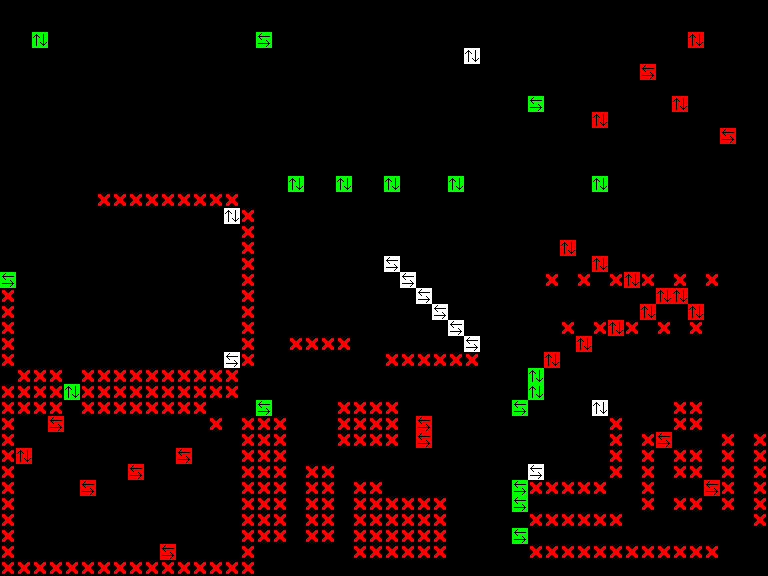

Below is a game level as drawn by its tile map, then a one-line description and the .tmx file that defines it, in full:
An orthogonal 48x36 tile map with 16x16 px tiles, 1 tile layer (Tile Layer 1).

<map version="1.0" tiledversion="1.0.3" orientation="orthogonal" renderorder="right-down" width="48" height="36" tilewidth="16" tileheight="16" nextobjectid="1">
 <tileset firstgid="1" source="walls16.tsx" />
 <layer name="Tile Layer 1" width="48" height="36">
  <data encoding="csv">
1,1,1,1,1,1,1,1,1,1,1,1,1,1,1,1,1,1,1,1,1,1,1,1,1,1,1,1,1,1,1,1,1,1,1,1,1,1,1,1,1,1,1,1,1,1,1,1,
1,0,0,0,1,0,0,0,0,0,1,0,0,0,0,1,1,1,1,1,1,1,1,0,0,0,0,0,0,0,0,1,1,1,1,1,1,1,1,1,1,0,0,0,0,0,0,1,
1,0,24,0,1,0,1,1,1,0,1,0,1,1,0,0,25,0,0,0,0,0,1,1,0,0,0,0,0,0,0,1,1,1,1,1,0,0,0,0,0,0,0,4,1,1,0,1,
1,0,0,0,0,0,0,0,0,0,1,0,1,1,1,1,1,1,1,1,1,0,1,0,0,0,0,0,0,2,0,1,1,1,1,0,0,0,0,0,0,0,0,0,0,1,0,1,
1,1,1,1,1,0,1,1,1,1,1,0,0,1,1,1,1,1,1,1,1,0,1,0,0,0,1,0,0,0,0,1,1,1,1,0,0,0,0,0,5,0,0,0,0,0,0,1,
1,0,0,0,0,0,1,0,0,0,0,0,0,1,0,1,1,1,1,1,1,0,1,0,0,0,0,0,0,0,0,1,1,1,1,0,0,0,0,0,1,0,0,0,0,1,0,1,
1,0,1,0,0,0,1,0,0,0,1,0,0,0,0,1,1,1,1,1,1,0,1,1,1,1,0,0,0,0,0,0,0,25,0,0,1,0,0,0,1,1,4,0,1,1,0,1,
1,0,0,0,0,1,1,0,0,0,0,0,0,0,0,1,1,1,0,0,0,0,0,0,0,1,0,0,1,0,0,1,1,1,1,1,1,4,0,0,1,0,0,0,0,0,0,1,
1,0,0,0,0,0,0,0,0,0,0,1,0,0,0,1,1,1,0,1,1,0,1,1,0,1,0,0,0,0,0,1,1,1,1,1,1,1,0,0,0,0,0,0,0,5,1,1,
1,0,0,1,0,0,0,0,0,0,0,0,0,0,0,1,1,1,0,1,1,0,1,1,0,1,0,0,0,0,0,1,1,1,1,1,1,0,0,0,0,0,0,0,0,0,0,1,
1,0,0,0,0,0,0,0,0,0,0,0,0,0,0,1,1,1,0,1,1,0,1,1,0,1,0,0,0,0,0,1,1,1,1,1,0,0,0,0,1,0,0,0,0,0,0,1,
1,1,1,1,1,1,1,1,1,1,1,1,1,1,1,1,1,1,24,1,1,24,1,1,24,1,1,1,24,1,1,1,1,1,1,0,0,24,0,0,1,1,1,1,1,1,1,1,
1,1,1,1,1,1,6,6,6,6,6,6,6,6,6,1,1,1,0,1,1,0,1,1,0,1,1,1,0,1,1,1,1,1,0,0,0,0,0,0,1,1,1,1,1,1,1,1,
1,0,0,0,0,1,0,0,0,0,0,0,0,0,2,6,1,0,0,1,1,0,1,1,0,0,0,0,0,0,1,1,1,0,0,0,0,0,0,0,0,0,0,0,0,0,1,1,
1,0,0,0,0,1,0,0,0,0,0,0,0,0,0,6,1,0,0,0,1,0,1,1,0,0,0,0,0,0,1,1,1,1,1,1,1,1,1,1,1,1,1,1,1,0,1,1,
1,0,0,0,0,0,0,0,0,0,0,0,0,0,0,6,1,0,1,0,1,0,1,1,0,0,0,0,0,0,1,1,1,0,0,4,0,0,0,0,0,0,0,0,0,0,1,1,
1,1,1,1,0,0,0,0,0,0,0,0,0,0,0,6,1,0,0,0,1,0,1,1,3,0,0,0,0,0,1,1,1,0,0,0,0,4,0,0,0,0,0,0,0,0,1,1,
25,0,0,1,0,0,0,0,0,0,0,0,0,0,0,6,1,1,0,1,1,0,1,1,0,3,0,0,0,0,1,1,1,0,6,0,6,0,6,4,6,0,6,0,6,1,1,1,
6,0,0,1,0,0,0,0,0,0,0,0,0,0,0,6,1,1,0,1,0,0,0,1,0,0,3,0,0,0,1,1,1,0,0,0,0,0,0,0,0,4,4,0,0,0,1,1,
6,0,0,0,0,0,0,0,0,0,0,0,0,0,0,6,1,1,0,1,0,1,0,1,0,0,0,3,0,0,1,1,1,0,0,0,0,0,0,0,4,0,0,4,0,0,1,1,
6,0,0,0,0,0,0,0,0,0,0,0,0,0,0,6,1,1,0,0,0,0,0,1,0,0,0,0,3,0,1,1,1,1,0,6,0,6,4,6,0,6,0,6,1,0,1,1,
6,0,0,0,0,0,0,0,0,0,0,0,0,0,0,6,1,1,6,6,6,6,1,1,0,0,0,0,0,3,1,1,1,0,0,0,4,0,0,0,0,0,0,0,0,0,1,1,
6,0,0,0,0,0,0,0,0,0,0,0,0,0,3,6,1,1,1,1,1,1,1,1,6,6,6,6,6,6,1,1,1,0,4,0,0,0,0,0,0,0,0,0,0,0,1,1,
1,6,6,6,0,6,6,6,6,6,6,6,6,6,6,1,1,1,1,1,1,1,1,1,1,1,1,1,1,1,1,1,1,24,1,1,1,1,1,1,1,1,1,1,1,1,1,1,
6,6,6,6,24,6,6,6,6,6,6,6,6,6,6,1,1,1,1,1,1,1,1,1,1,1,1,1,1,1,1,1,1,24,1,1,1,1,1,1,1,1,1,1,1,1,1,1,
6,6,6,6,0,6,6,6,6,6,6,6,6,1,0,0,25,0,0,1,1,6,6,6,6,0,0,0,0,1,0,0,25,0,0,1,1,2,1,0,0,0,6,6,1,1,1,1,
6,0,1,5,0,0,0,0,0,0,0,0,0,6,0,6,6,6,0,1,1,6,6,6,6,0,5,0,0,1,0,1,1,0,0,0,0,0,6,0,1,0,6,6,0,0,0,1,
6,0,0,0,0,0,0,0,0,0,0,0,0,1,0,6,6,6,0,1,1,6,6,6,6,0,5,0,0,1,0,1,1,1,0,0,0,0,6,0,6,5,0,0,0,6,0,6,
6,4,0,0,0,0,0,0,0,0,0,5,0,0,0,6,6,6,0,1,1,0,0,0,0,0,0,0,0,1,0,1,1,1,0,0,0,0,6,0,6,0,6,6,0,6,0,6,
6,0,0,0,0,0,0,0,5,0,0,0,0,0,0,6,6,6,0,6,6,0,0,0,0,0,0,0,1,1,0,1,1,3,0,0,0,1,6,0,6,0,6,6,0,6,0,6,
6,0,0,0,0,5,0,0,0,0,0,0,0,0,0,6,6,6,0,6,6,0,6,6,1,0,0,0,0,0,0,0,25,6,6,6,6,6,1,0,6,0,0,0,5,6,0,6,
6,0,0,1,0,0,0,0,0,0,0,0,0,0,0,6,6,6,0,6,6,0,6,6,6,6,6,6,1,0,0,0,25,0,0,0,0,0,0,0,6,0,6,6,0,6,0,6,
6,0,0,0,0,0,0,0,0,0,0,0,1,0,0,6,6,6,0,6,6,0,6,6,6,6,6,6,1,1,0,1,1,6,6,6,6,6,6,1,1,0,0,0,0,0,0,6,
6,1,0,0,0,0,0,0,0,0,0,0,0,0,0,6,6,6,0,6,6,0,6,6,6,6,6,6,1,1,0,0,25,0,0,0,0,0,0,0,0,0,0,0,0,1,1,1,
6,0,0,0,0,0,0,0,0,0,5,0,0,0,1,6,1,1,0,0,0,0,6,6,6,6,6,6,1,1,1,1,1,6,6,6,6,6,6,6,6,6,6,6,6,1,1,1,
6,6,6,6,6,6,6,6,6,6,6,6,6,6,6,6,1,1,1,1,1,1,1,1,1,1,1,1,1,1,1,1,1,1,1,1,1,1,1,1,1,1,1,1,1,1,1,1
</data>
 </layer>
</map>
